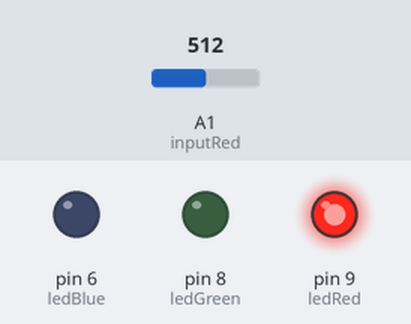
This sketch was run on a simulated Arduino Uno, built with avr-gcc and run on an emulated ATmega328P. Parts: output pins drawn as LEDs (lit = HIGH). The inputs (shaded band) are chosen by the test bench; at power-on: A1 (inputRed) = 512. Random numbers use the default seed unless the sketch sets one.

Above: at 1.15 s.
At 3.15 s:
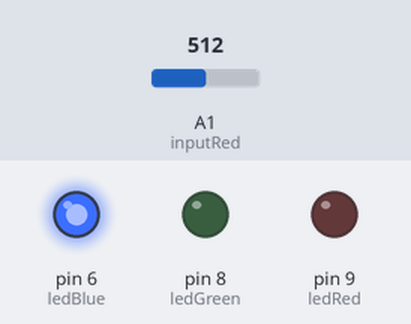
At 19.16 s:
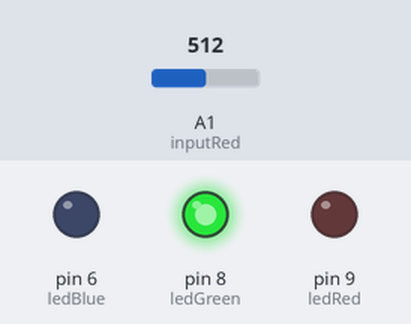
At 40.1 s:
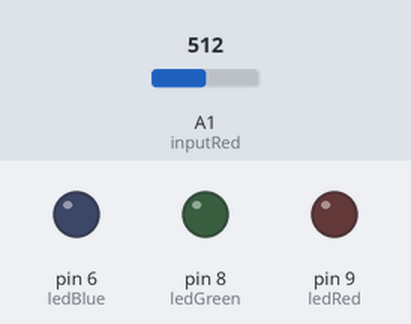
Timing chart, 0 to 41.0 s (numbered marks = the images above):
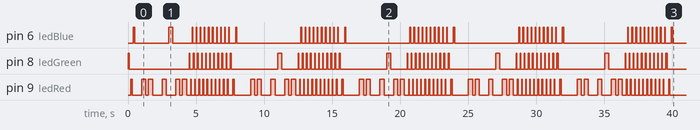

The sketch:

color.ino
```cpp
// An arduino-based, simple implementation of a pattern-memory game
#include <avr/wdt.h>
// Declare output pin assignments
#define ledRed 9
#define ledGreen 8
#define ledBlue 6
// Declare inputs - these will be pulled down to ground with a 1Mohm resistor
#define inputRed 1
#define inputGreen 3
#define inputBlue 5

#define randomInput 4


int pins[] = {ledRed, ledGreen, ledBlue};
// constants to make referring to colors easier
#define red 0
#define green 1
#define blue 2
//A timeout value for fail condition
#define INPUT_TIMEOUT 1000  //1 second in millis
//Definitions to get rid of "magic numbers", will help in tweaking game behavior
#define INPUT_TIME_ON 300
#define INPUT_TIME_OFF 200
#define PLAY_TIME_ON 300
#define PLAY_TIME_OFF 200
#define MAX_ROUNDS 10
// pattern will be the sequence the player needs to remember
byte pattern[MAX_ROUNDS];
// this array tracks player input
byte playerInput[MAX_ROUNDS];
// stores which 'round' of the game we're on - used primarily to set limits for array indexing
int roundNum = 0;

void setup()
{
  randomSeed(analogRead(randomInput));
  pinMode(ledRed, OUTPUT);
  pinMode(ledBlue, OUTPUT);
  pinMode(ledGreen, OUTPUT);

  pinMode(inputRed, INPUT);
  pinMode(inputGreen, INPUT);
  pinMode(inputBlue, INPUT);
  for (int i=0; i<=MAX_ROUNDS; i++) {
    pattern[i] = 0;
    playerInput[i] = 0;
  }
  // check LEDs and inform player of game start
  initialize();
}

void loop()
{
  // loop() is likely to stay pretty sparse as most of the logic is happening elsewhere
  while(roundNum < MAX_ROUNDS) {
    play();
    input();
    delay(500); // it's confusing when the next round starts too soon
    roundNum++;
    pattern[roundNum] = random(3); // add another step to the game pattern
  }
  win();
}

void input()
{
  unsigned long time = millis(); // if you aren't familiar, millis() returns the number of milliseconds since power on.
                         //this is probably the most common way to time things and schedule tasks without using a delay()

  // Here we're waiting for the user to do something, this loop will continue forever until voltage is
  //present on one of our input pins
  for(int i=0; i<=roundNum; i++) {
    unsigned long roundTime = millis();

    // we're using the time it takes for the player to make a choice for our random seed
    // this function would work just as well if it was only called once per game but this placement is easy enough
    int seedVal = millis() - time;
    randomSeed(seedVal);
    // once the player has touched a button, we use this loop to figure out which input they're touching
    // it's set up as a loop to prevent some weird fallthrough errors I was having pretty consistently
    int inputReceived = 0;
    while(inputReceived <5) {
      inputReceived = 0;
      if(analogRead(inputRed)>10) {
        for (int i=0; i < 10; i++) {
          if (analogRead(inputRed)>10) {
            inputReceived++;
          }
        }
        if (inputReceived >= 5) {
          playerInput[i] = red;
          blinkLed(ledRed, INPUT_TIME_ON, INPUT_TIME_OFF);
        }

      }
      else if(analogRead(inputGreen) > 10) {
        for (int i=0; i < 10; i++) {
          if (analogRead(inputGreen)>10) {
            inputReceived++;
          }
        }
        if (inputReceived >= 5) {
          playerInput[i] = green;
          blinkLed(ledGreen, INPUT_TIME_ON, INPUT_TIME_OFF);
        }
      }
      else if(analogRead(inputBlue) > 10) {
        for (int i=0; i < 10; i++) {
          if (analogRead(inputBlue)>10) {
            inputReceived++;
          }
        }
        if (inputReceived >= 5) {
          playerInput[i] = blue;
          blinkLed(ledBlue, INPUT_TIME_ON, INPUT_TIME_OFF);
        }
      }
    }
    checkCurrentInput(i);
  }
}

void play() {
  // pretty straightforward here - just play back the pattern so far

  for(int i=0; i<=roundNum; i++) {
    blinkLed(pins[pattern[i]], PLAY_TIME_ON, PLAY_TIME_OFF);
  }
}

void blinkLed(int pin, int duration, int interval) {
  // this function takes three arguments - it might be overkill for this simple task but
  // it's a good example of how to generalize functions. We can turn on any LED for an arbitrary
  // amount of time, and also set how long it stays off before the next line of code executes.
  digitalWrite(pin, HIGH);
  delay(duration);
  digitalWrite(pin, LOW);
  delay(interval);
}

void initialize() // some kind of pre-game animation
{
  blinkLed(ledGreen, 100, 100);
  blinkLed(ledRed, 100, 100);
  blinkLed(ledBlue, 100, 500);
}

void lose() {
  // the goal of lose() is to notify the player of a lose condition
  // and to reset game state so they can play again
  // right now it just turns on multiple LEDs and resets everything. Maybe this could be an animation
  for (int i=0;i<10;i++) {
    blinkLed(ledGreen, 50, 50);
    blinkLed(ledRed, 50, 50);
    blinkLed(ledBlue, 50, 50);
  }
  restart();
}

void win() {
  //Notify player that they beat the game
  for(int i = 0; i < 10; i ++) {
    for (int j = 0; j < 3; j++) {
      blinkLed(pins[j], 100, 50);
    }
  }
  restart();
}

void restart() { // we have a state machine thing going on here, reset things so we can start over
  for(int i = 0; i <= roundNum; i++) {
    pattern[i] = 0;
    playerInput[i] = 0;
  }
  roundNum = -1; // if you set roundNum to 0, you end up on round 2 of the game, because the next
  initialize();  // step in loop() increments roundNum.
}

void checkAllInputs(int rounds) { // straightfoward - if the array the player builds doesn't
                                  // match the existing array, they lose.
  for(int i=0; i<=rounds; i++) {
    checkCurrentInput(i);
  }
}

void checkCurrentInput(int round) { // Function to only check the current round,
                                    // bit more efficient than checkInput running everytime
  if(playerInput[round] != pattern[round]) {
     lose();
  }
}
```

Measured:
- by itself, pin 8 (ledGreen): repeats every 8.0 s: 10 × (HIGH 0.05 s, LOW 0.25 s), HIGH 0.10 s, LOW 3.4 s, HIGH 0.30 s, LOW 1.2 s
- by itself, pin 9 (ledRed): moves between LOW and HIGH, repeating every 8.0 s
